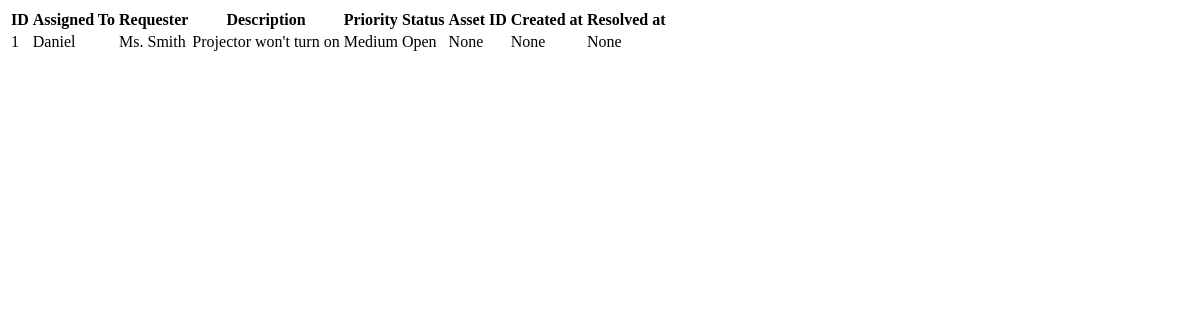
The app's page /tickets, older data.
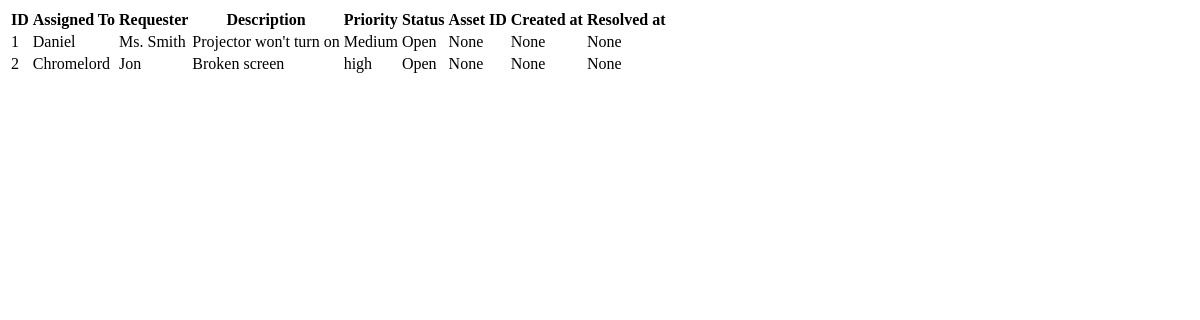
The same page, newer data.
### tables this page shows
CREATE TABLE tickets (
        id INTEGER PRIMARY KEY AUTOINCREMENT,
        assigned_to TEXT,
        requester TEXT,
        description TEXT,
        priority TEXT,
        status TEXT,
        asset_id TEXT,
        created_at TEXT,
        resolved_at TEXT
    );

### app.py (the view)
@app.route("/tickets")
def list_tickets():
    db = sqlite3.connect("helpdesk.db")      # connect to the database file
    cursor = db.cursor()                     # get a cursor to run commands
    cursor.execute("SELECT * FROM tickets")    # get every row from the tickets table
    all_tickets = cursor.fetchall()            # pull the actual rows into a Python list
    db.close()                               # close the connection now that we're done
    print(all_tickets)                         # temporary: just print to terminal to verify
    return render_template("tickets.html", tickets=all_tickets)           # temporary placeholder response

### templates/tickets.html (shortened to what this page needs)
<!DOCTYPE html>
<html>
    <head>
    </head>
    <body>
        <table>
            <tr>
                <th>ID</th>
                <th>Assigned To</th>
                <th>Requester</th>
                <th>Description</th>
                <th>Priority</th>
                <th>Status</th>
                <th>Asset ID</th>
                <th>Created at</th>
                <th>Resolved at</th>
            </tr>
            {% for ticket in tickets %}
            <tr>
                <td>{{ ticket[0] }}</td>
                <td>{{ ticket[1] }}</td>
                <td>{{ ticket[2] }}</td>
                <td>{{ ticket[3] }}</td>
                <td>{{ ticket[4] }}</td>
                <td>{{ ticket[5] }}</td>
                <td>{{ ticket[6] }}</td>
                <td>{{ ticket[7] }}</td>
                <td>{{ ticket[8] }}</td>
            </tr>
            {% endfor %}
        </table>
    </body>
</html>

Row changes from the older to the newer data that the page shows:
added tickets: id "2", assigned_to "Chromelord", requester "Jon", description "Broken screen", priority "high", status "Open", ticket "None"
